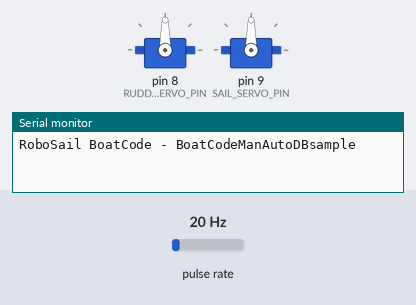
The sketch below on a simulated Arduino Uno, built with avr-gcc and run on an emulated ATmega328P. Parts: 2 × servo, the last lines printed to the serial monitor. Wiring (inferred from the names in the program): pulse sensor: data pin 7. The test bench sets the inputs (shaded band); at power-on: pulse rate 20 Hz.

Above: at 0.01 s.
At 1.2 s:
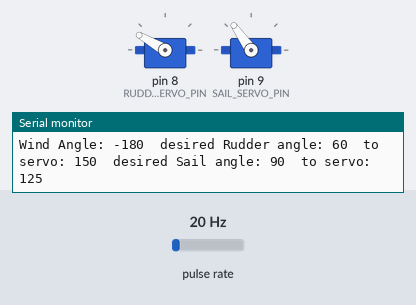
1.3 s: pulse rate (sensor on pin 7) set to 4 Hz
3.2 s: pulse rate (sensor on pin 7) set to 100 Hz
Timing chart, 0 to 6.2 s (numbered marks = the images above; inputs shaded):
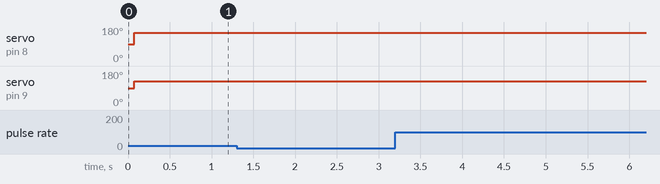

The sketch:

BoatCodeManAutoDBsample.ino
```cpp
/* BoatCodeManAuto - Sample code 9/4/2015
© 2014-2015 RoboSail
This program contains starter code for programming a boat
using information from the Wind Sensor.
For detailed information about getting input from the WindSensor,
input from the RC receiver, and sending output to the Servos,
see these programs: WindSensor and RCPassThroughSimple

Program values are displayed to the Serial Monitor when the
variable "verbose" is set to true.  otherwise set verbose to false.
*/

#include <Servo.h>
boolean verbose = true;  //true calls function for values to be printed to monitor
int desiredAngle = 90;
//determine these values using the hardware test programs and fill in the appropriate values
int RUDDER_HIGH = 1900;   //nominal 2000
int RUDDER_LOW = 1100;    //nominal 1000
int SAIL_HIGH = 2000;    //nominal 2000
int SAIL_LOW = 1000;     //nominal 1000
int WIND_HIGH = 1023;    //nominal 1023

// Pin assignments
int WIND_PIN = 7;
//input pins from receiver
int RUDDER_RC_PIN = 2;
int SAIL_RC_PIN = 3;
// Output pins to the servos
int RUDDER_SERVO_PIN = 8;
int SAIL_SERVO_PIN = 9;
// variables to hold input and output values
int rudderPulseWidth;
int rudderServoOut;
int sailPulseWidth;
int sailServoOut;
//variables for WindSensor
int windAngle = 0;
int windPulseWidth = 0;
int rudderPosition = 0;
int sailPosition = 45;

boolean autoSail = true; // automatic sailing

//create servo objects
Servo rudderServo;
Servo sailServo;

void setup() {
  Serial.begin(115200);
  Serial.println("\nRoboSail BoatCode - BoatCodeManAutoDBsample");  //write program name here
  // Set RC receiver and WindSensor on digital input pins
  pinMode(RUDDER_RC_PIN, INPUT);
  pinMode(SAIL_RC_PIN, INPUT);
  pinMode(WIND_PIN, INPUT);

  // attach the servos to the proper pins
  rudderServo.attach(RUDDER_SERVO_PIN);
  sailServo.attach(SAIL_SERVO_PIN);
}

void loop() {
//*********** Read in data from the RC receiver and sensors *********
  // Read the command pulse from the RC receiver
//  rudderPulseWidth = pulseIn(RUDDER_RC_PIN, HIGH);
//  sailPulseWidth = pulseIn(SAIL_RC_PIN, HIGH);
  // Calculate the servo position in degrees.
//  sailPosition = map(sailPulseWidth, SAIL_LOW, SAIL_HIGH, 0, 90);
//  rudderPosition = map(rudderPulseWidth, RUDDER_LOW, RUDDER_HIGH, -60, 60);

  // Read values from the WindSensor
  windPulseWidth = pulseIn(WIND_PIN, HIGH);
  // Convert the wind angle to degrees from PWM.  Range -180 to +180
  windAngle = map(windPulseWidth, 0, WIND_HIGH, 180, -180);
  windAngle = constrain(windAngle, -180, 180);

//**************** your code here ******************
// calculate your values for rudderPosition and sailPosition in degrees
// and set those variables to the new values.
// If you do not set the values, it will use the values from the Transmitter
// For example, to make the rudder follow the wind angle you would have:
// rudderPosition = windAngle;

// Class 4 - part I.2 Automatic sail switch
//if (sailPulseWidth > 1850){autoSail=true;}
//else {autoSail=false;}

if (abs(windAngle) < 45) sailPosition = 0;
if (abs(windAngle) > 45) sailPosition = windAngle - 45;
if (abs(windAngle) > 135) sailPosition = 90;
//  sailPosition = (180-abs(windAngle))/2;  // algorithm for automatic sail control based on windvane

  rudderPosition = (desiredAngle - windAngle); // algorithm for automatic rudder
  if (rudderPosition > 60) rudderPosition = 60;
  if (rudderPosition > 60) rudderPosition = 60;

/********************* send commands to motors *************************/
  driveSailServo(sailPosition);
  driveRudderServo(rudderPosition);

  if (verbose) {printToMonitor();}
} //end of loop()

/************Functions to drive Sail and Rudder servos ******************/
 // This code takes in the desired postions for the servos in degrees (as
 // defined in RoboSail) then calculates appropriate values for the servo commands,
 // making sure not to send the servos to impossible positions, which could
 // damage the servo motors.
 // The Rudder servo motor ranges from 0 to 180 with 90 deg in the center
 // The Sailwinch servo is at ~55 deg when full-in, which we think of as 0 deg,
 // and ~125 deg when full out, which we think of as 90 deg

void driveSailServo(int sailPos)
{
  if ((sailPos >= 0) && (sailPos <= 90))  // the command in degrees is valid
  {
    sailServoOut = map(sailPos, 0, 90, 55, 125);
    sailServo.write(sailServoOut);
  }
  else
  {
    Serial.print("ERROR - sail position out of range: ");
    Serial.println(sailPos);
    }
}

void driveRudderServo(int rudderPos)
{
  if ((rudderPos >= -60) && (rudderPos <= 60))
  {
    rudderServoOut = map(rudderPos, -90, 90, 0, 180);
    rudderServo.write(rudderServoOut);
  }
  else
    {
    Serial.print("ERROR - rudder position out of range: ");
    Serial.println(rudderPos);
    }
}

// Function to Print out all values for debug.
void printToMonitor()
{
  Serial.print("Wind Angle: ");
  Serial.print(windAngle);

//  Serial.print("  Rudder, RC: ");
//  Serial.print(rudderPulseWidth);
   Serial.print("  desired Rudder angle: ");
  Serial.print(rudderPosition);
  Serial.print("  to servo: ");
  Serial.print(rudderServoOut);

//  Serial.print("     Sail, RC: ");
//  Serial.print(sailPulseWidth);
  Serial.print("  desired Sail angle: ");
  Serial.print(sailPosition);
  Serial.print("  to servo: ");
  Serial.print(sailServoOut);

  Serial.print("\n"); // Print a new line
}
```
